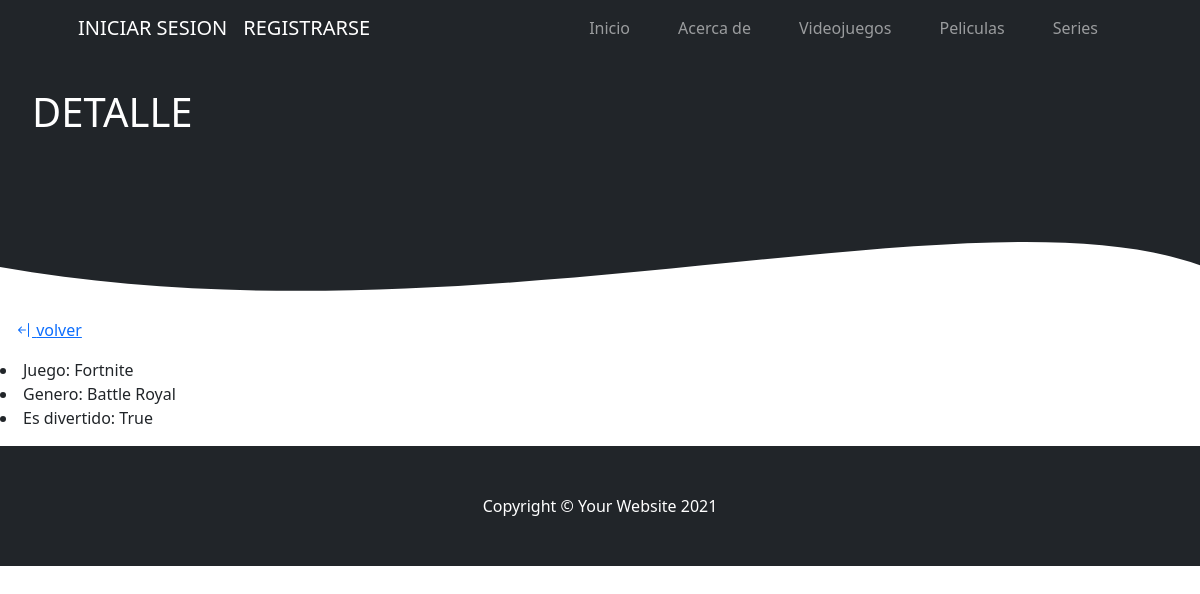
Page /entretenimiento/videojuegos/12 on the earlier database version.
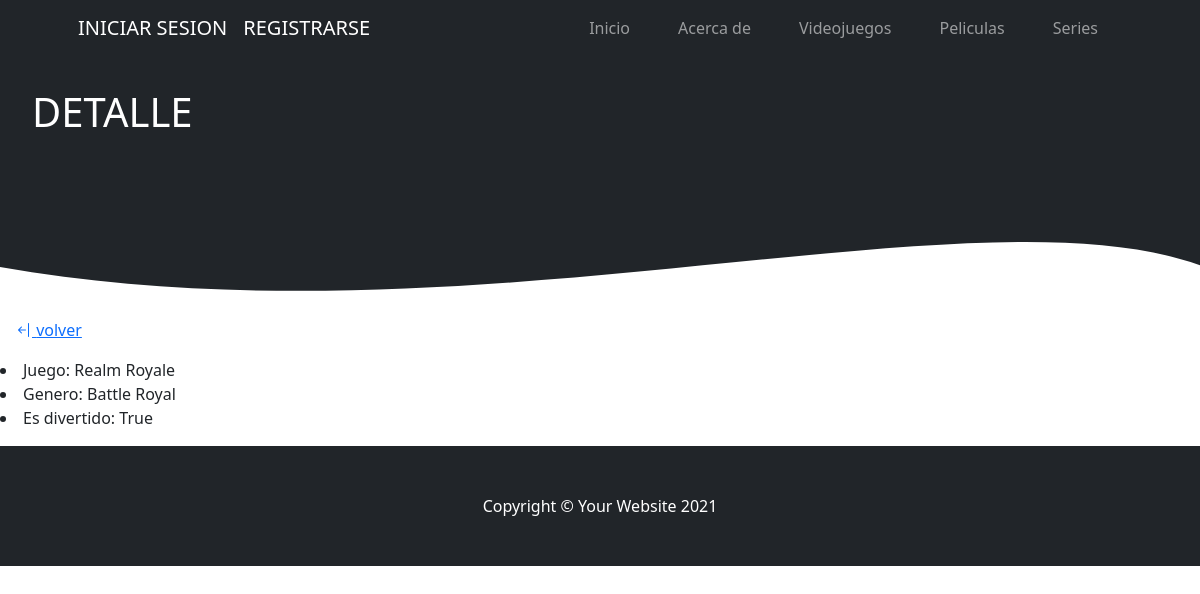
Same page on the later database version.
### entretenimiento/models.py (models this page shows, shortened)
class VideoJuegos(models.Model):
    nombre = models.CharField(max_length=40)
    genero = models.CharField(max_length=20)
    divertido = models.BooleanField()

### entretenimiento/views.py (the view)
# urls.py: path('videojuegos/<int:pk>', views.DetalleVideojuego.as_view() , name='detalle_videojuego'),
class DetalleVideojuego(DetailView):
    model = VideoJuegos
    template_name = 'entretenimiento/detalle_videojuego.html'

### entretenimiento/templates/entretenimiento/detalle_videojuego.html
{% extends 'index/index.html' %}
{% block header_block %}
    <div style='display: felx; background-color: #212529;'>
        <h1 style='justify-content: center; color: #fff; padding: 2rem; margin: 0;'>DETALLE</h1>
    </div>
    <div style="height: 150px; overflow: hidden;" ><svg viewBox="0 0 500 150" preserveAspectRatio="none" style="height: 100%; width: 100%;"><path d="M-95.65,35.05 C144.74,263.98 442.15,-48.83 526.80,134.72 L500.00,0.00 L0.00,0.00 Z" style="stroke: none; fill: #212529;"></path></svg></div>
{% endblock header_block %}
{% block body_block %}
    <p>
        <a href={% url 'lista_videojuegos' %} style='padding: 1rem;'><i class="bi bi-arrow-bar-left"></i> volver</a>
    </p>
    <p>
        <li>Juego: {{object.nombre}}</li>
        <li>Genero: {{object.genero}}</li>
        <li>Es divertido: {{object.divertido}}</li>
    </p>
{% endblock body_block %}

Differences in the rows shown:
changed VideoJuegos "Battle Royal": nombre "Fortnite" → "Realm Royale"
